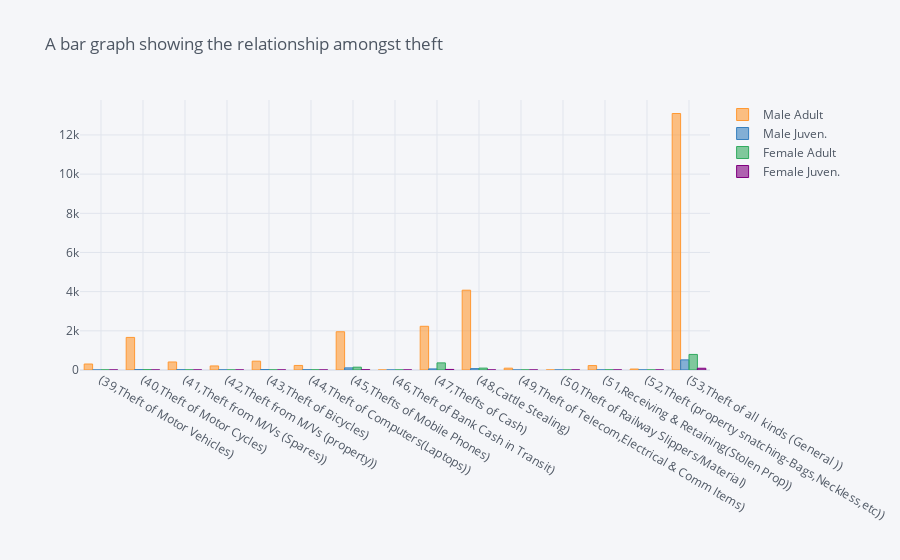

The notebook cell saved with this chart:
### Code cell
# Plotting a bar graph for ActualOtherCrimes
theft.iplot(kind='bar',title='A bar graph showing the relationship amongst theft')

### Figure 1 — Plotly figure (JSON) as saved in the notebook; plotly's stock layout.template omitted (floating-point values rounded to 4 significant figures)
{"data": [{"marker": {"color": "rgba(255, 153, 51, 0.6)", "line": {"color": "rgba(255, 153, 51, 1.0)", "width": 1}}, "name": "Male Adult", "orientation": "v", "text": "", "type": "bar", "x": ["(39,Theft of Motor Vehicles)", "(40,Theft of Motor Cycles)", "(41,Theft from M/Vs (Spares))", "(42,Theft from M/Vs (property))", "(43,Theft of Bicycles)", "(44,Theft of Computers(Laptops))", "(45,Thefts of Mobile Phones)", "(46,Theft of Bank Cash in Transit)", "(47,Thefts of Cash)", "(48,Cattle Stealing)", "(49,Theft of Telecom,Electrical & Comm Items)", "(50,Theft of Railway Slippers/Material)", "(51,Receiving & Retaining(Stolen Prop))", "(52,Theft (property snatching-Bags,Neckless,etc))", "(53,Theft of all  kinds (General ))"], "y": [305, 1664, 410, 207, 451, 233, 1953, 0, 2232, 4075, 94, 2, 226, 50, 13097]}, {"marker": {"color": "rgba(55, 128, 191, 0.6)", "line": {"color": "rgba(55, 128, 191, 1.0)", "width": 1}}, "name": "Male Juven.", "orientation": "v", "text": "", "type": "bar", "x": ["(39,Theft of Motor Vehicles)", "(40,Theft of Motor Cycles)", "(41,Theft from M/Vs (Spares))", "(42,Theft from M/Vs (property))", "(43,Theft of Bicycles)", "(44,Theft of Computers(Laptops))", "(45,Thefts of Mobile Phones)", "(46,Theft of Bank Cash in Transit)", "(47,Thefts of Cash)", "(48,Cattle Stealing)", "(49,Theft of Telecom,Electrical & Comm Items)", "(50,Theft of Railway Slippers/Material)", "(51,Receiving & Retaining(Stolen Prop))", "(52,Theft (property snatching-Bags,Neckless,etc))", "(53,Theft of all  kinds (General ))"], "y": [0, 18, 12, 5, 22, 11, 108, 0, 55, 71, 0, 0, 3, 3, 517]}, {"marker": {"color": "rgba(50, 171, 96, 0.6)", "line": {"color": "rgba(50, 171, 96, 1.0)", "width": 1}}, "name": "Female Adult", "orientation": "v", "text": "", "type": "bar", "x": ["(39,Theft of Motor Vehicles)", "(40,Theft of Motor Cycles)", "(41,Theft from M/Vs (Spares))", "(42,Theft from M/Vs (property))", "(43,Theft of Bicycles)", "(44,Theft of Computers(Laptops))", "(45,Thefts of Mobile Phones)", "(46,Theft of Bank Cash in Transit)", "(47,Thefts of Cash)", "(48,Cattle Stealing)", "(49,Theft of Telecom,Electrical & Comm Items)", "(50,Theft of Railway Slippers/Material)", "(51,Receiving & Retaining(Stolen Prop))", "(52,Theft (property snatching-Bags,Neckless,etc))", "(53,Theft of all  kinds (General ))"], "y": [5, 17, 5, 2, 6, 10, 144, 3, 363, 97, 4, 0, 8, 3, 795]}, {"marker": {"color": "rgba(128, 0, 128, 0.6)", "line": {"color": "rgba(128, 0, 128, 1.0)", "width": 1}}, "name": "Female Juven.", "orientation": "v", "text": "", "type": "bar", "x": ["(39,Theft of Motor Vehicles)", "(40,Theft of Motor Cycles)", "(41,Theft from M/Vs (Spares))", "(42,Theft from M/Vs (property))", "(43,Theft of Bicycles)", "(44,Theft of Computers(Laptops))", "(45,Thefts of Mobile Phones)", "(46,Theft of Bank Cash in Transit)", "(47,Thefts of Cash)", "(48,Cattle Stealing)", "(49,Theft of Telecom,Electrical & Comm Items)", "(50,Theft of Railway Slippers/Material)", "(51,Receiving & Retaining(Stolen Prop))", "(52,Theft (property snatching-Bags,Neckless,etc))", "(53,Theft of all  kinds (General ))"], "y": [0, 0, 0, 0, 1, 0, 12, 0, 29, 2, 0, 0, 0, 0, 90]}], "layout": {"legend": {"bgcolor": "#F5F6F9", "font": {"color": "#4D5663"}}, "paper_bgcolor": "#F5F6F9", "plot_bgcolor": "#F5F6F9", "title": {"font": {"color": "#4D5663"}, "text": "A bar graph showing the relationship amongst theft"}, "xaxis": {"gridcolor": "#E1E5ED", "showgrid": true, "tickfont": {"color": "#4D5663"}, "title": {"font": {"color": "#4D5663"}, "text": ""}, "zerolinecolor": "#E1E5ED"}, "yaxis": {"gridcolor": "#E1E5ED", "showgrid": true, "tickfont": {"color": "#4D5663"}, "title": {"font": {"color": "#4D5663"}, "text": ""}, "zerolinecolor": "#E1E5ED"}}}
